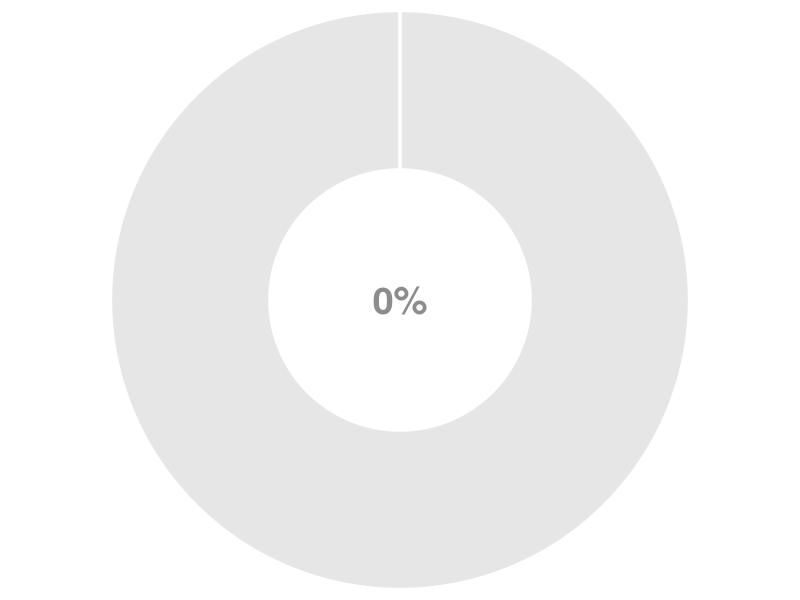
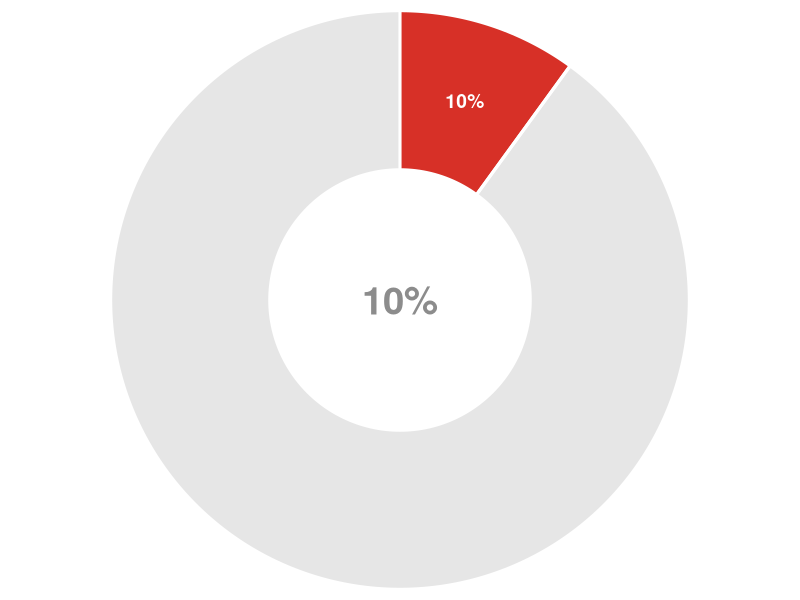
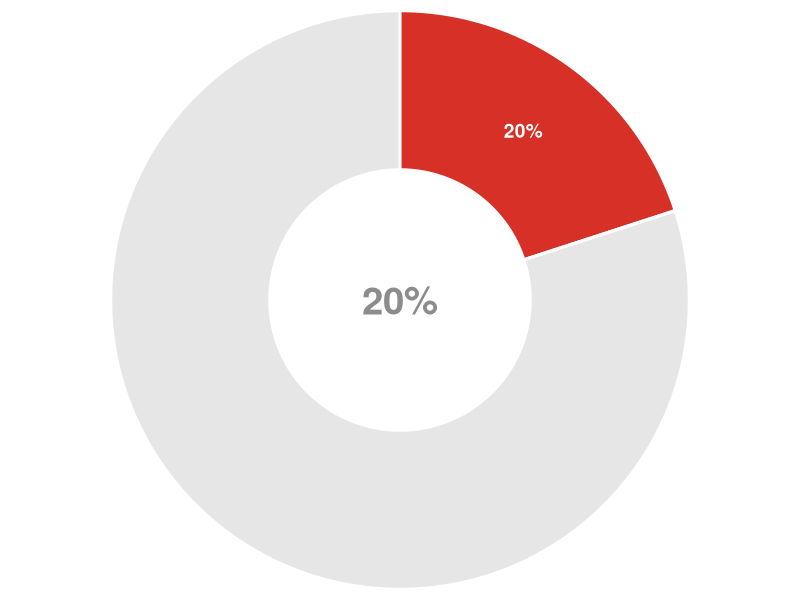
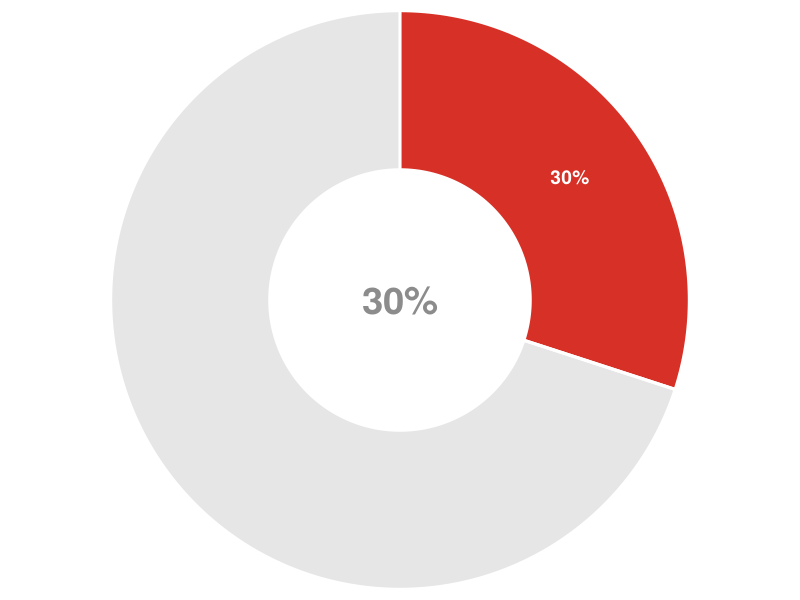
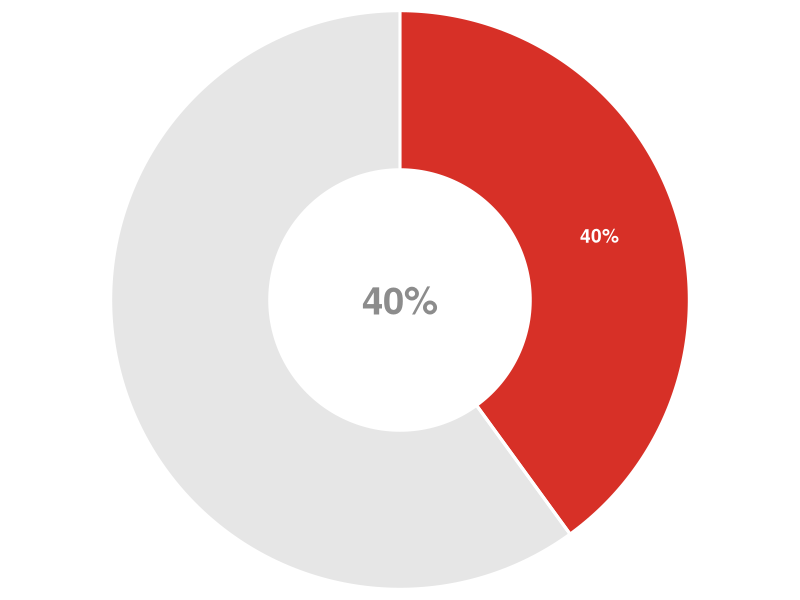
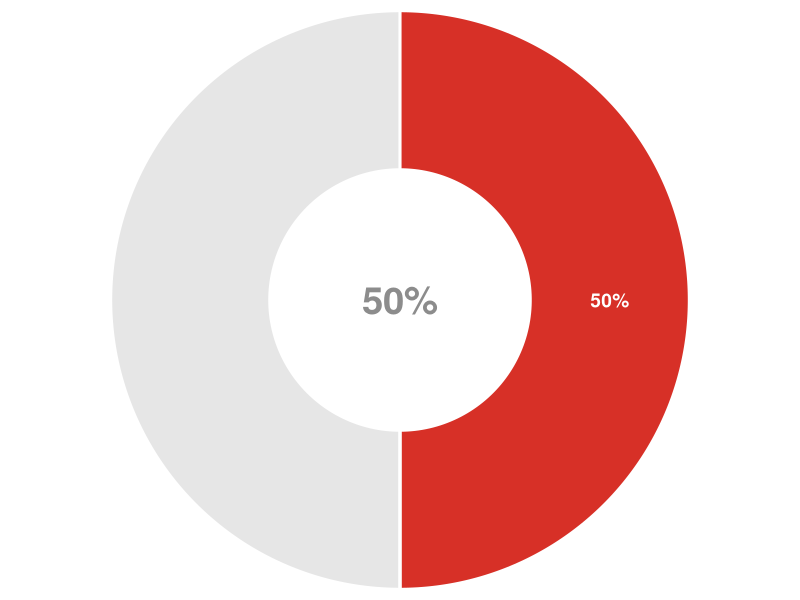
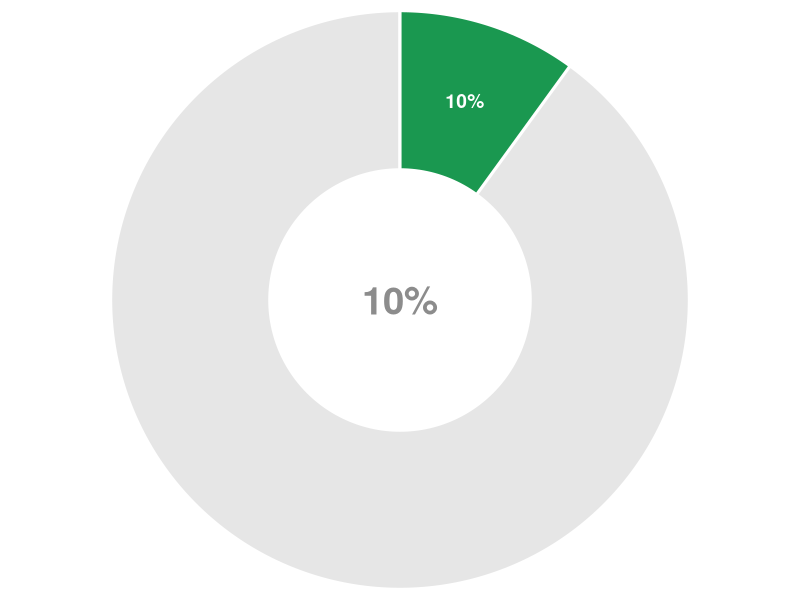
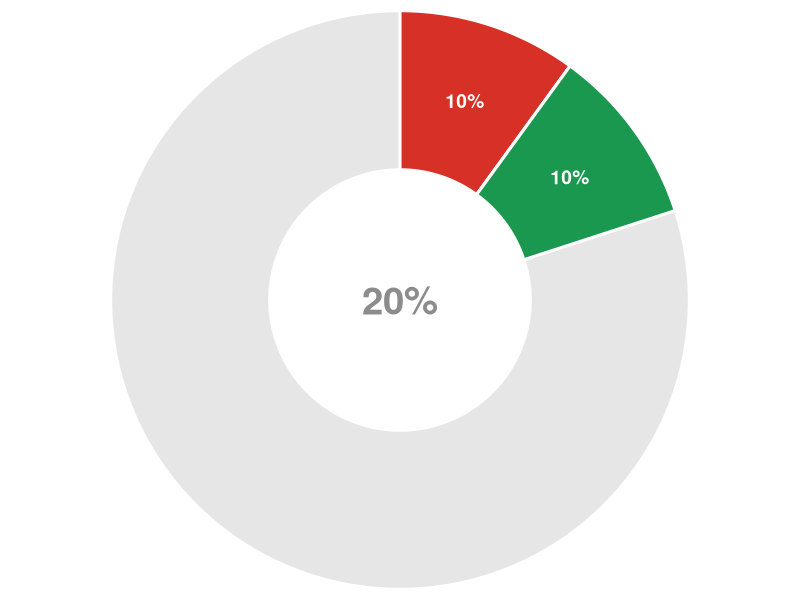

Generate these figures, in order, with R: (Note: this script raises an error after producing the figures.)
# create doughnut plots for seagrass management levels
# uses the 'circlize' package

# function to generate the doughnut plot
# agruments:
# prop.1: status-quo proportion (as a %)
# prop.2: increase proportion due to management option (as a %)
# col.1: colour to represent status-quo proportion
# col.2: colour to represent management proportion
doughnut <- function(prop.1, prop.2, col.1, col.2){
  require(circlize)
  par(mar = c(0, 0, 0, 0), bg = rgb(1, 1, 1, 0))
  plot(c(-0.96, 0.96), c(-0.96, 0.96), type = "n", axes = FALSE, ann = FALSE, 
       asp = 1)
  draw.sector(0, 360, rou1 = 1, rou2 = , clock.wise = TRUE, 
              col = rgb(1, 1, 1, 0.85), lwd = 3, border = rgb(1, 1, 1, 0.85))
  draw.sector(0, 360, rou1 = 1, rou2 = 0.45, clock.wise = TRUE, col = grey(0.9),
              lwd = 3, border = "white")
  draw.sector(90, 90 - (prop.1 * 3.6), rou1 = 1, rou2 = 0.45, clock.wise = TRUE,
              col = col.1, lwd = 3, border = "white")
  draw.sector(90 - (prop.1 * 3.6), 90 - ((prop.1 + prop.2) * 3.6), rou1 = 1, 
              rou2 = 0.45, clock.wise = TRUE, col = col.2, lwd = 3, 
              border = "white")
  
  
  A <- abs(90 - abs(180 - (360 * ((prop.1 * 0.5) / 100))))
  prop.1.y <- 0.725 * sin(A * (pi/180))
  prop.1.x <- sqrt((0.725^2 - prop.1.y^2))
  if(prop.1/2 > 50) prop.1.x <- prop.1.x * -1
  if((prop.1/2 > 25) & (prop.1/2 < 75)) prop.1.y <- prop.1.y * -1
  if(prop.1 > 0) text(prop.1.x, prop.1.y, paste0(prop.1, "%"), cex = 1.15, col = "white", font = 2)
  
  B <- abs(90 - abs(180 - (360 * ((prop.1 + (prop.2 / 2)) / 100))))
  prop.2.y <- 0.725 * sin(B * (pi/180))
  prop.2.x <- sqrt((0.725^2 - prop.2.y^2))
  if(prop.1 + prop.2/2 > 50) prop.2.x <- prop.2.x * -1
  if((prop.1 + prop.2/2 > 25) & (prop.1 + prop.2/2 < 75)) prop.2.y <- prop.2.y * -1
  if(prop.2 > 0) text(prop.2.x, prop.2.y, paste0(prop.2, "%"), cex = 1.15, col = "white", font = 2)
  text(0, 0, paste0(prop.1 + prop.2, "%"), cex = 2.3, col = grey(0.55), font = 2)
}

# function to save the plot to a svg file 
# note: stored in folder 'img' and takes the name from the levels
doughnut.svg <- function(prop.1, prop.2, col.1, col.2){
  require(stringr)
  svg(paste0("img/level-", str_pad(prop.1, 3, pad = "0"), "-",
             str_pad(prop.2, 3, pad = "0"), ".svg"), 
      width = 2, height = 2, bg = "transparent")
  doughnut(prop.1, prop.2, col.1, col.2)
  dev.off()   
}

# function to save the plot to a png file 
# note: stored in folder 'img' and takes the name from the levels
doughnut.png <- function(prop.1, prop.2, col.1, col.2){
  svg(paste0("img/level-", str_pad(prop.1, 3, pad = "0"), "-",
             str_pad(prop.2, 3, pad = "0"), ".png"), 
      width = 2, height = 2, bg = "transparent")
  doughnut(prop.1, prop.2, col.1, col.2)
  dev.off()   
}

# colours for status-quo and management levels
col.1 <- "#d73027"
col.2 <- "#1a9850"

# set the range for status-quo and the maximum after management
min.sq <- 0 # as a %
max.sq <- 50 # as a %
max.after.policy <- 90 # as a %
# set the increment level
level.increment <- 10 # as a %

# generate the status-quo levels (based on constraints above)
sq.levs <- seq(ceiling(min.sq / level.increment) * level.increment,
               floor(max.sq / level.increment) * level.increment, 
               by = level.increment)
# generate the management levels (based on constraints above)
policy.levs <- seq(0,
                   floor(max.after.policy / level.increment) * level.increment, 
                   by = level.increment)

# generate the full list of (status-quo and management) level combinations
proportion_combns <- expand.grid(sq.levs, policy.levs)

# sum the combinations
proportion_combns$sum <- apply(proportion_combns, 1, sum)
# exclude combinations greater than maximum allowed (set above)
# drop the sum column
proportion_combns <- proportion_combns[proportion_combns$sum <= max.after.policy, -3]

# plot and save the doughnut plots 
for(i in 1:nrow(proportion_combns)){
  doughnut.svg(proportion_combns[i, 1], proportion_combns[i, 2], col.1, col.2)
  #  doughnut.png(proportion_combns[i, 1], proportion_combns[i, 2], col.1, col.2)
}
